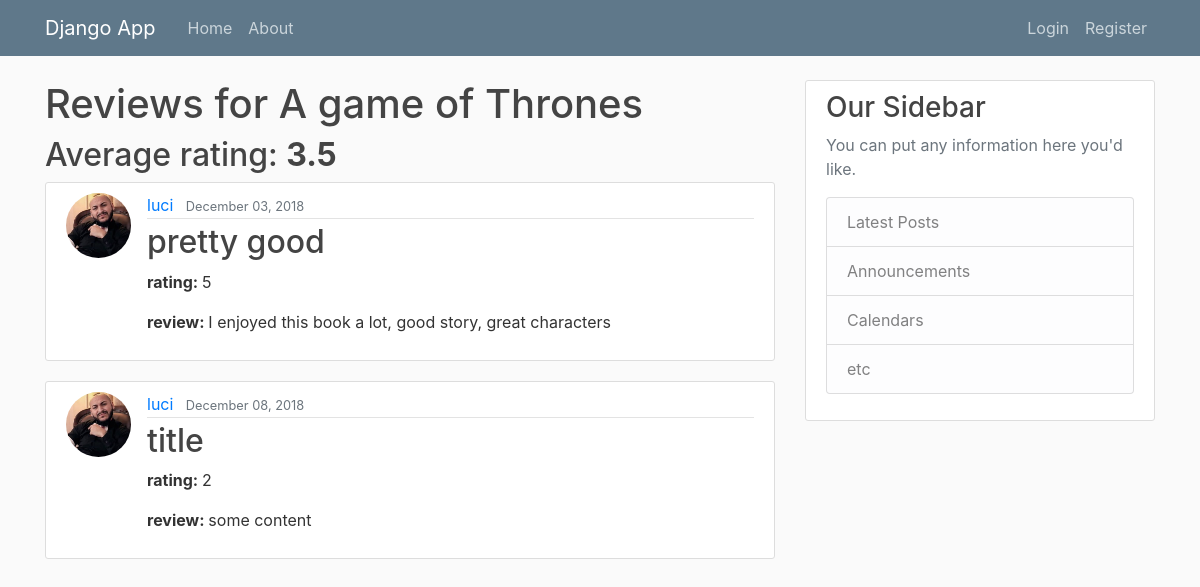
Screenshot of /books/1/see_reviews/ with the database file from the repository.
### blog/models.py (models this page shows, shortened)
class Books(models.Model):
    title = models.CharField(max_length=100)
    genre = models.CharField(max_length=20)
    book_author = models.CharField(max_length=40, default="")
    year_released = models.IntegerField(default=datetime.now().year)
    avg_rating = models.IntegerField(default=1)
    content = models.TextField()
    date_posted = models.DateTimeField(default=timezone.now)
    author = models.ForeignKey(User, on_delete=models.CASCADE)
    image = models.ImageField(default='book.png', upload_to='book_pics')

class Review(models.Model):
    one = '1'
    two = '2'
    three = '3'
    four = '4'
    five = '5'
    ratings = (
        (1, 1),
        (2, 2),
        (3, 3),
        (4, 4),
        (5, 5)
    )
    title = models.CharField(max_length=100)
    rating = models.IntegerField(choices=ratings, default=1)
    content = models.TextField()
    date_posted = models.DateTimeField(default=timezone.now)
    author = models.ForeignKey(User, on_delete=models.CASCADE)
    book = models.ForeignKey(Books, on_delete=models.CASCADE)

### users/models.py (models this page shows, shortened)
class Profile(models.Model):
    user = models.OneToOneField(User, on_delete=models.CASCADE)
    image = models.ImageField(default='default.jpg', upload_to='profile_pics')

### blog/views.py (the view)
# urls.py: path('books/<int:pk>/see_reviews/', ReviewListView.as_view(), name='book-reviews'),
class ReviewListView(ListView):
    model = Review
    context_object_name = 'reviews'
    template_name = 'blog/see_reviews.html'
    paginate_by = 5
    def get_queryset(self):
        book = get_object_or_404(Books, id=self.kwargs.get('pk'))
        return Review.objects.filter(book=book)
    def get_context_data(self, *, object_list=None, **kwargs):
        context = super(ReviewListView, self).get_context_data(**kwargs)
        book = get_object_or_404(Books, id=self.kwargs.get('pk'))
        avg = list(Review.objects.filter(book=book).aggregate(Avg('rating')).values())[0]
        context['average_rt'] = avg
        context['book_title'] = book.title
        return context

### blog/templates/blog/see_reviews.html
{% extends "blog/base.html" %}
  {% block content %}
    <h1>Reviews for {{ book_title }}</h1>
     <h2> Average rating: <strong>{{ average_rt }}</strong></h2>
    {% for rev in reviews %}
        <article class="media content-section">
            <img class="rounded-circle article-img" src="{{ rev.author.profile.image.url }}">
          <div class="media-body">
            <div class="article-metadata">
              <a class="mr-2" href="#">{{ rev.author }}</a>
              <small class="text-muted">{{ rev.date_posted|date:"F d, Y" }}</small>
            </div>
                <h2><a class="article-title" href="{% url 'review-detail' rev.id %}">{{ rev.title }}</a></h2>
             <p class="rating"><strong>rating: </strong>{{ rev.rating }} </p>
             <p class="content"><strong>review: </strong> {{ rev.content }} </p>
          </div>
        </article>
        {% endfor %}
   {% endblock content %}

### blog/static/blog/main.css (style rules this page uses)
body { background: #fafafa; color: #333333; margin-top: 5rem; }
h1, h2, h3, h4, h5, h6 { color: #444444; }
.content-section { background: #ffffff; padding: 10px 20px; border: 1px solid #dddddd; border-radius: 3px; margin-bottom: 20px; }
.article-title { color: #444444; }
.article-img { height: 65px; width: 65px; margin-right: 16px; }
.article-metadata { padding-bottom: 1px; margin-bottom: 4px; border-bottom: 1px solid #e3e3e3 }

### rows the page displays
Books: title "A game of Thrones"
Review: author.profile.image (picture), author "luci", date_posted "December 03, 2018", title "pretty good", rating "5", content "I enjoyed this book a lot, good story, great characters"
Review: author.profile.image (picture), author "luci", date_posted "December 08, 2018", title "title", rating "2", content "some content"

### other values shown
{{ average_rt }} "3.5"
